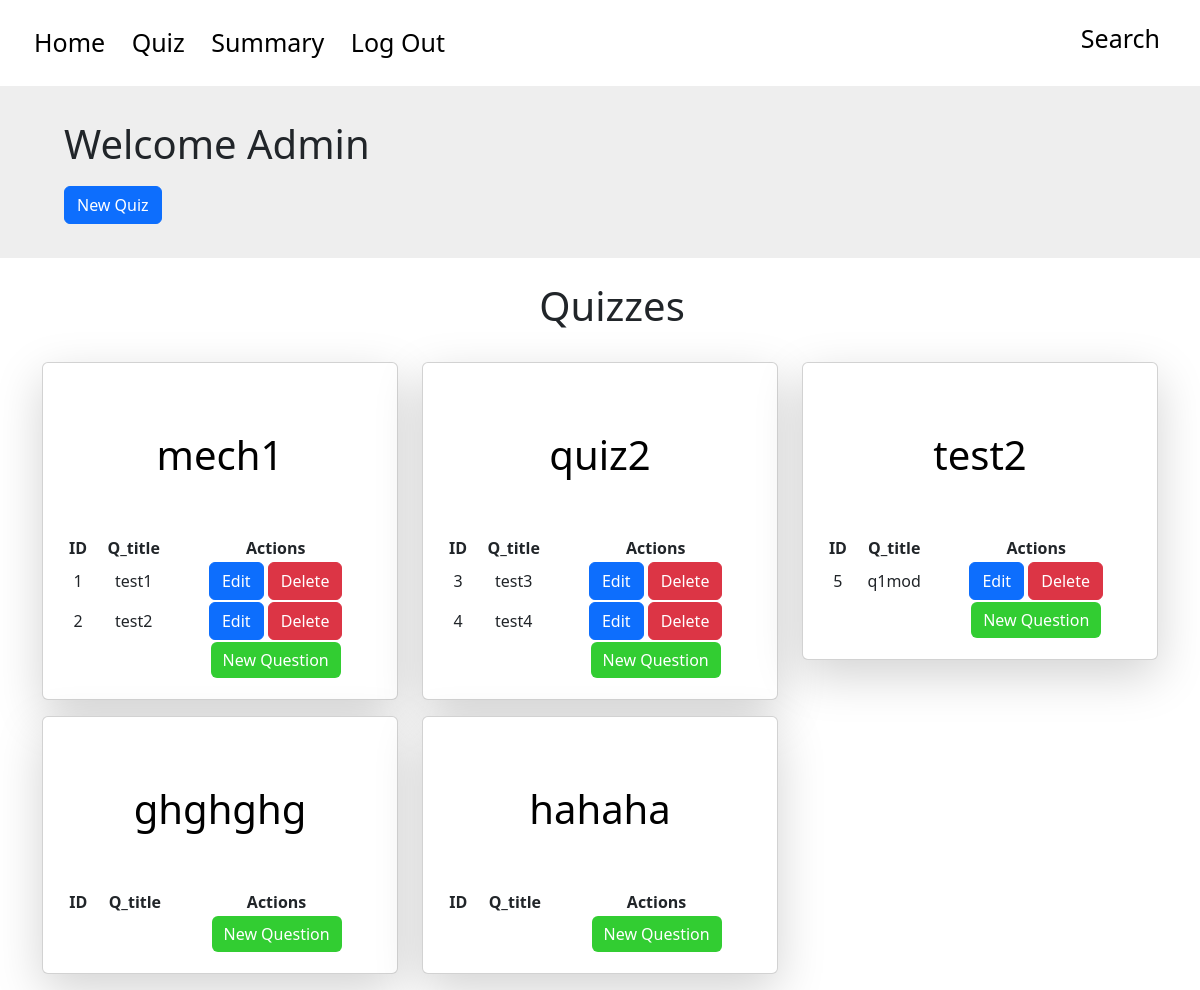
Page /admin/quiz on the earlier database version.
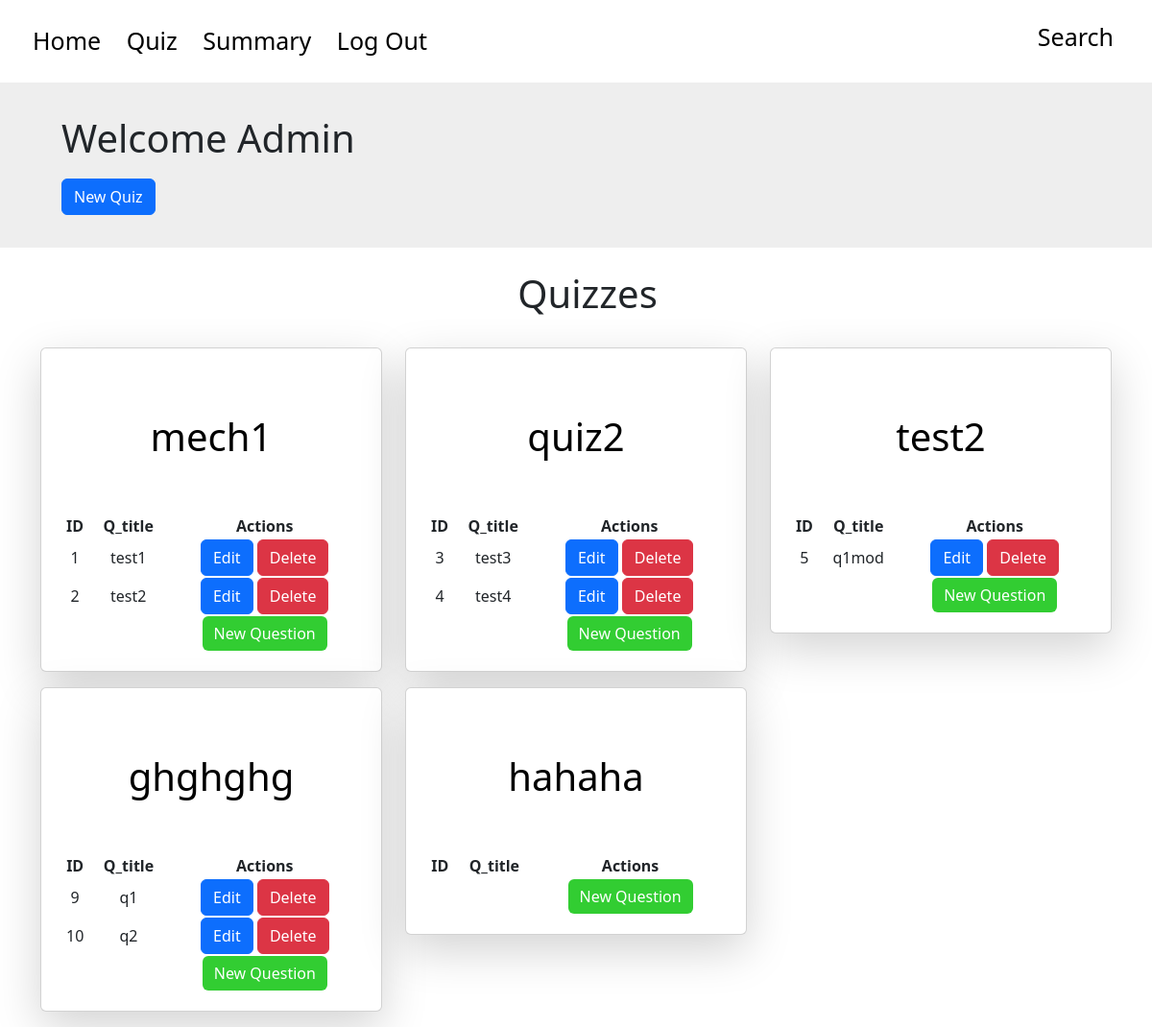
Same page on the later database version.
### tables this page shows
CREATE TABLE quizzes ( id INTEGER PRIMARY KEY AUTOINCREMENT, name TEXT NOT NULL, subject_id INTEGER NOT NULL, chapter_id INTEGER NOT NULL, date_of_quiz DATE NOT NULL, time_duration TEXT NOT NULL, remarks TEXT, FOREIGN KEY(chapter_id) REFERENCES chapters(id) ON DELETE CASCADE, FOREIGN KEY(subject_id) REFERENCES subjects(id) ON DELETE CASCADE);

CREATE TABLE questions ( id INTEGER PRIMARY KEY AUTOINCREMENT, name TEXT NOT NULL, quiz_id INTEGER NOT NULL, chapter_id INTEGER NOT NULL, subject_id INTEGER NOT NULL, question_statement TEXT NOT NULL, option1 TEXT NOT NULL, option2 TEXT NOT NULL, option3 TEXT NOT NULL, option4 TEXT NOT NULL, correct_option INTEGER NOT NULL, FOREIGN KEY(quiz_id) REFERENCES quizzes(id) ON DELETE CASCADE, FOREIGN KEY(chapter_id) REFERENCES chapters(id) ON DELETE CASCADE);

### app.py (the view)
@app.route('/admin/quiz', methods=['GET', 'POST'])
def quiz_management():
    quizzes_send = []
    conn = sqlite3.connect("app.db")
    cursor = conn.cursor()
    cursor.execute("SELECT id, name FROM quizzes")
    quizzes = cursor.fetchall()
    for quiz in quizzes:
        id = quiz[0]
        name = quiz[1]
        questions =[]
        cursor.execute('SELECT id, name FROM questions WHERE quiz_id = ?', (id,))
        quizzes = cursor.fetchall()
        for quiz in quizzes:
            question_id = quiz[0]
            question_name = quiz[1]
            questions.append({'id': question_id, 'name': question_name})
        quizzes_send.append({'id': id, 'name': name, 'questions': questions})
    conn.close()
    return render_template('quiz_management.html', quizzes = quizzes_send)

### templates/quiz_management.html (shortened to what this page needs)
<!DOCTYPE html>
<html lang="en">
<head>
    <link href="https://cdn.jsdelivr.net/npm/bootstrap@5.3.0/dist/css/bootstrap.min.css" rel="stylesheet">
</head>
<header class="container p-4 vh-20 vw-100" style="font-size: 25px; text-align: left; margin-left:0px;">
    <div>
        <a href='/admin/dashboard'>
            Home
        </a>
        <a href="/admin/quiz">
            Quiz
        </a>
        <a href="/admin/summary">
            Summary
        </a>
        <a href="/admin/logout">
            Log Out
        </a>
        <div style="position: absolute; right: 0; top: 0; padding-top: 20px; padding-right: 30px">
            <a href="/admin/search">Search</a>
        </div>
    </div>
</header>
<body>
    <div class="container-lg p-4 vh-20 vw-100" style="background-color: #EEE; max-width:100%">
        <h1 style="padding-left: 40px; padding-top: 10px;">Welcome Admin</h1>
        <div style="padding-left: 40px; padding-top: 10px; padding-bottom: 10px">
            <a href="{{ url_for('new_quiz')}}"class="btn btn-primary">New Quiz</a>
        </div>
    </div>
    <div class="container vw-100"  style="text-align:center">
        <div class="container vw-100 p-4" style="text-align: center;">
            <h1>Quizzes</h1>
        </div>
        <div class="row">
            {% for quiz in quizzes %}
            <div class="col-lg-4 col-md-6 col-sm-12 mb-3">
                <div class="card p-1 shadow-lg ">
                    <div class="card-body">
                        <div class="p-4">
                            <a href="{{ url_for('edit_quiz', quiz_id = quiz['id']) }}">
                                <h1 class="text-center">
                                    {{ quiz['name'] }}
                                </h1>
                            </a>
                        </div>
                        <table style="width: 100%; text-align: center;">
                            <tr>
                                <th>ID</th>
                                <th>Q_title</th>
                                <th> Actions </th>
                            </tr>
                            {% for question in quiz['questions'] %}
                            <tr>
                                <td>{{ question['id'] }}</td>
                                <td>{{ question['name'] }}</td>
                                <td inline>
                                    <a href="{{ url_for('edit_question', quiz_id = quiz['id'], question_id = question['id']) }}" class="btn btn-primary">
                                        Edit
                                    </a>
                                    <a href="{{ url_for('delete_question', quiz_id = quiz['id'], question_id = question['id']) }}" class="btn btn-danger">
                                        Delete
                                    </a>
                                </td>
                            </tr>
                            {% endfor %}
                            <tr class="p-4">
                                <td></td>
                                <td></td>
                                <td class="actions">
                                    <a href="{{ url_for('new_question', subject_id = quiz['subject_id'], quiz_id = quiz['id']) }}" class = "btn btn-primary" style="background-color: limegreen; border: limegreen;">
                                        New Question
                                    </a>
                                </td>
                            </tr>
                        </table>
                    </div>
                </div>
            </div>
            {% endfor %}
        </div>
    </div>
</body>

### templates/quiz_management.html (style rules this page uses)
a { color: #000; text-decoration: none; padding-left: 10px; padding-right: 10px; }

Differences in the rows shown:
added questions: id "9", name "q1", shown under quizzes "ghghghg"
added questions: id "10", name "q2", shown under quizzes "ghghghg"
